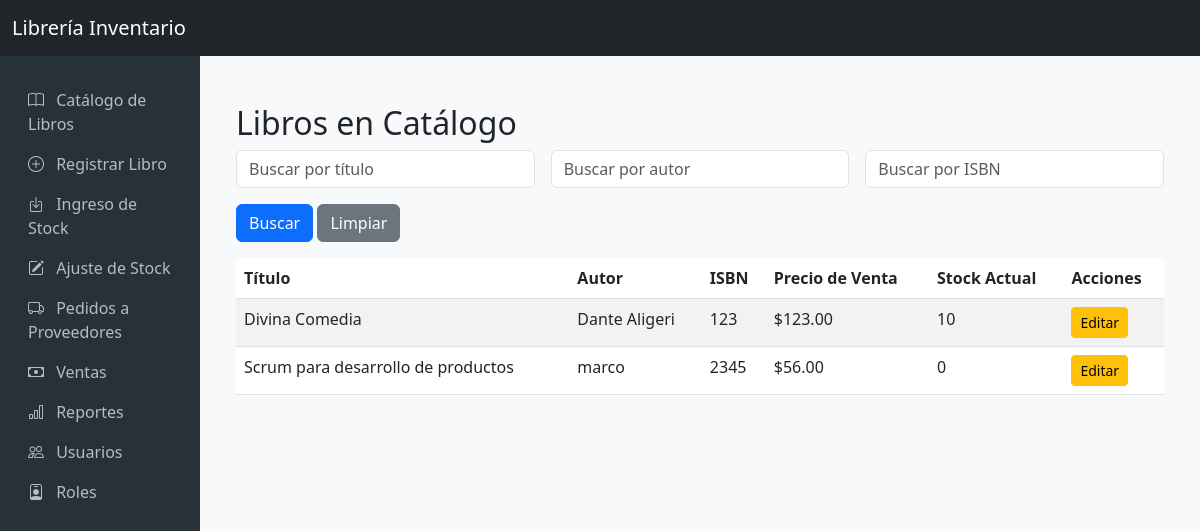
Before: /libros/ (signed in) with the older database file.
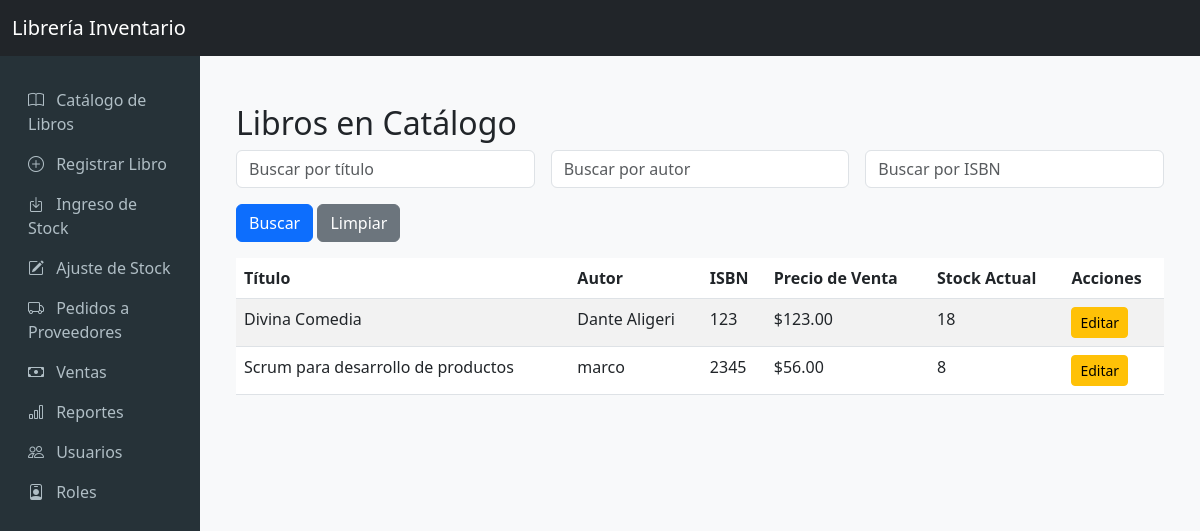
After: the same page with the newer database file.
### libros/models.py (models this page shows, shortened)
class Libro(models.Model):
    isbn = models.CharField(max_length=13, unique=True, verbose_name='ISBN')
    titulo = models.CharField(max_length=255, verbose_name='Título')
    autor = models.CharField(max_length=255, verbose_name='Autor(es)')
    editorial = models.CharField(max_length=255, verbose_name='Editorial')
    precio_venta = models.DecimalField(max_digits=10, decimal_places=2, verbose_name='Precio de Venta')
    costo_adquisicion = models.DecimalField(max_digits=10, decimal_places=2, verbose_name='Costo de Adquisición')
    stock_actual = models.IntegerField(default=0, verbose_name='Stock Actual')
    stock_minimo = models.IntegerField(default=5, verbose_name='Stock Mínimo')
    categoria = models.CharField(max_length=100, verbose_name='Categoría/Género')
    sinopsis = models.TextField(blank=True, null=True, verbose_name='Sinopsis')
    class Meta:
        verbose_name = 'Libro'
        verbose_name_plural = 'Libros'

### libros/views.py (the view)
# urls.py: path('', LibroListView.as_view(), name='libro_list'),
class LibroListView(LoginRequiredMixin, ListView):
    model = Libro
    template_name = 'libros/libro_list.html'
    context_object_name = 'object_list'
    paginate_by = 10
    def get_queryset(self):
        queryset = super().get_queryset()
        titulo = self.request.GET.get('titulo', '').strip()
        autor = self.request.GET.get('autor', '').strip()
        isbn = self.request.GET.get('isbn', '').strip()
        if titulo:
            queryset = queryset.filter(titulo__icontains=titulo)
        if autor:
            queryset = queryset.filter(autor__icontains=autor)
        if isbn:
            queryset = queryset.filter(isbn__icontains=isbn)
        return queryset.order_by('titulo')

### libros/templates/libros/libro_list.html (shortened to what this page needs)
{% extends 'base.html' %}
{% load static %}
{% block content %}
<div class="container mt-4">
    <h2>Libros en Catálogo</h2>
    <form method="get" class="row g-3 mb-3">
        <div class="col-md-4">
            <input type="text" name="titulo" class="form-control" placeholder="Buscar por título" value="{{ request.GET.titulo }}">
        </div>
        <div class="col-md-4">
            <input type="text" name="autor" class="form-control" placeholder="Buscar por autor" value="{{ request.GET.autor }}">
        </div>
        <div class="col-md-4">
            <input type="text" name="isbn" class="form-control" placeholder="Buscar por ISBN" value="{{ request.GET.isbn }}">
        </div>
        <div class="col-12">
            <button type="submit" class="btn btn-primary">Buscar</button>
            <a href="." class="btn btn-secondary">Limpiar</a>
        </div>
    </form>
    <div class="table-responsive">
        <table class="table table-striped table-hover">
            <thead>
                <tr>
                    <th>Título</th>
                    <th>Autor</th>
                    <th>ISBN</th>
                    <th>Precio de Venta</th>
                    <th>Stock Actual</th>
                    <th>Acciones</th>
                </tr>
            </thead>
            <tbody>
                {% if object_list %}
                    {% for libro in object_list %}
                    <tr>
                        <td>{{ libro.titulo }}</td>
                        <td>{{ libro.autor }}</td>
                        <td>{{ libro.isbn }}</td>
                        <td>${{ libro.precio_venta }}</td>
                        <td>{{ libro.stock_actual }}</td>
                        <td>
                            <a href="{% url 'libro_update' libro.pk %}" class="btn btn-sm btn-warning">Editar</a>
                        </td>
                    </tr>
                    {% endfor %}
                {% else %}
                    <tr>
                        <td colspan="6" class="text-center">No se encontraron libros.</td>
                    </tr>
                {% endif %}
            </tbody>
        </table>
    </div>
</div>
{% endblock %}

Changed rows visible on the page:
changed Libro "Divina Comedia": stock_actual "10" → "18"
changed Libro "Scrum para desarrollo de productos": stock_actual "0" → "8"
